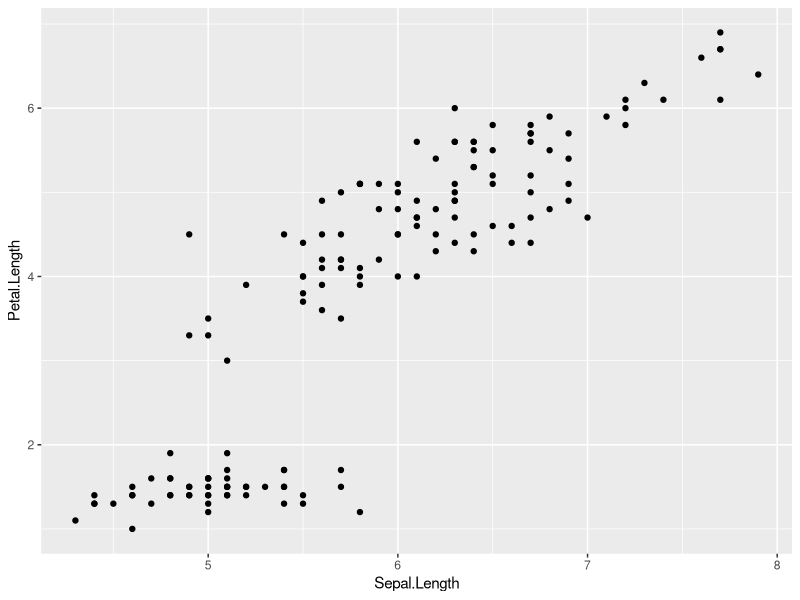
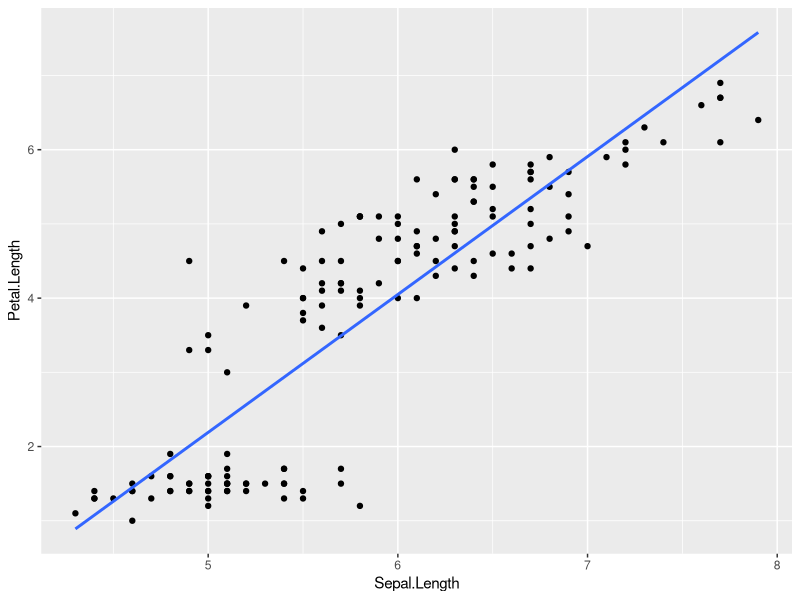
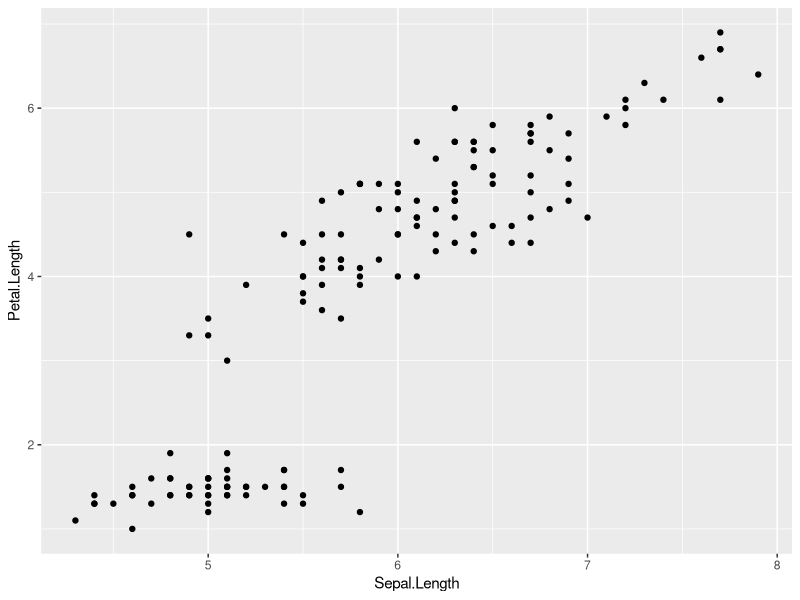
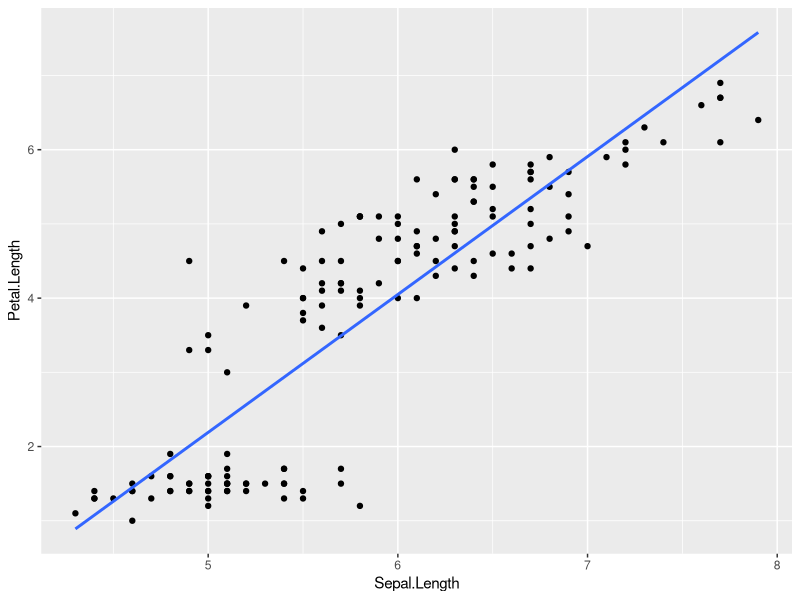
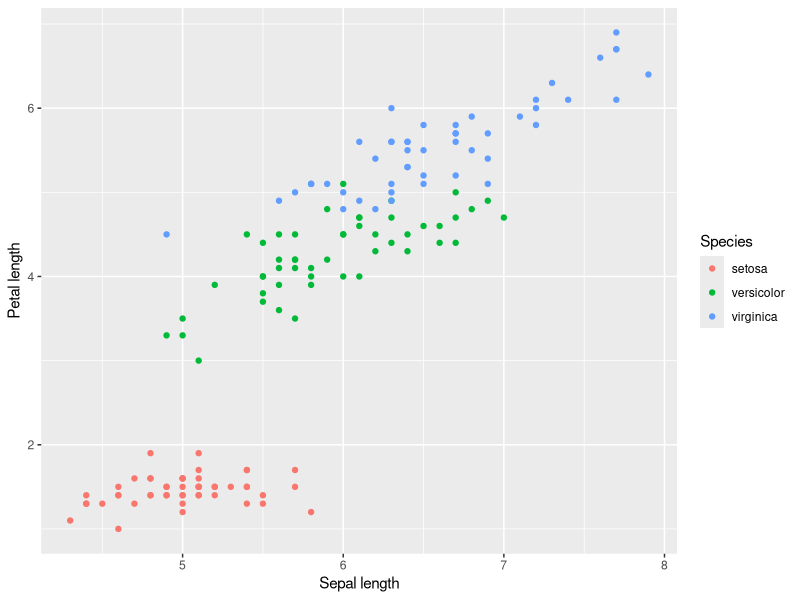
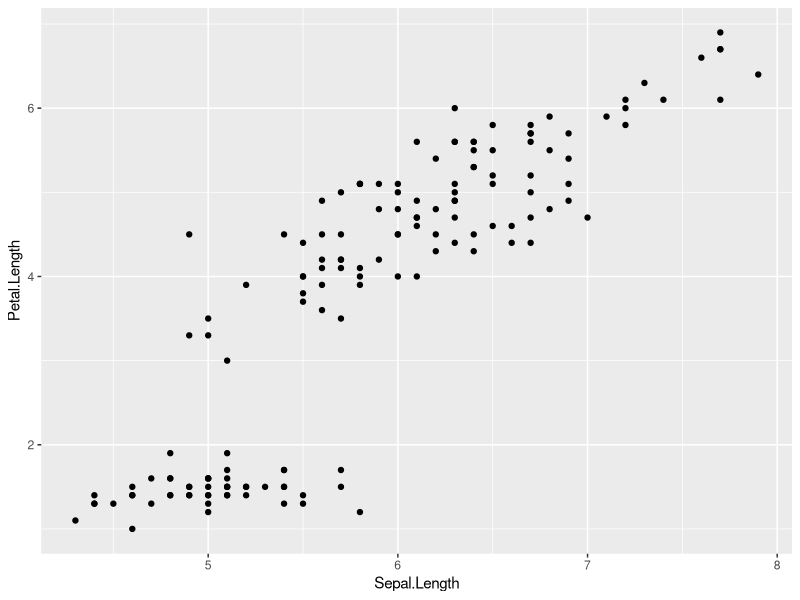
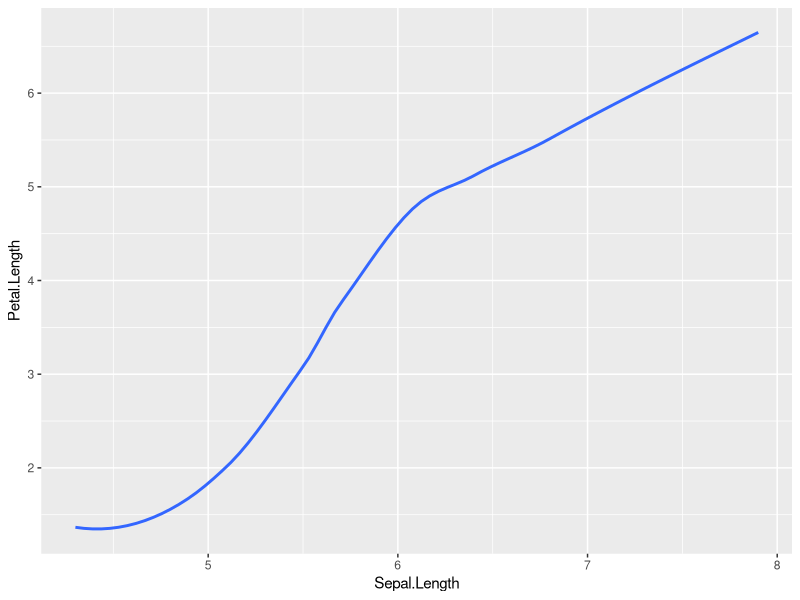
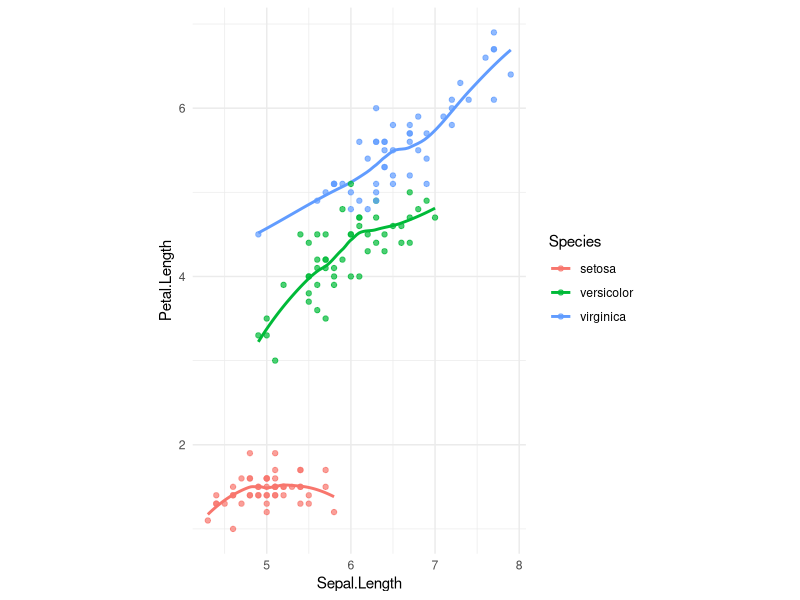

Write R code to recreate these figures, in order.
## ---- chunk 1
library(ggplot2)


# Start with raw data
p <- ggplot(iris, aes(x = Sepal.Length, y = Petal.Length))


# Add a layer: points
p + geom_point()


# Add another layer: trend line
p + geom_point() + geom_smooth(method = "lm", se = FALSE)
## ---- chunk 2
        library(ggplot2)
        p <- ggplot(iris, aes(Sepal.Length, Petal.Length)) +   # mapping object
             geom_point() +                                    # geom object
             scale_x_continuous() +                            # scale object
             coord_cartesian()                                 # coord object
        p
## ---- chunk 3
        p + geom_smooth(method = "lm", se = FALSE)  # message: add a smoothing layer
## ---- chunk 4
        ggplot(iris, aes(Sepal.Length, Petal.Length, colour = Species)) +
          geom_point() +                          # you don’t manage glyph rasterisation
          labs(x = "Sepal length", y = "Petal length")  # clear interface (API)
## ---- chunk 5
        base <- ggplot(iris, aes(Sepal.Length, Petal.Length))
        base + geom_point()              # same mapping...
        base + geom_smooth(se = FALSE)   # ...different receiver (geom) → different action
## ---- chunk 6
        ggplot(iris, aes(Sepal.Length, Petal.Length, colour = Species)) +
          stat_smooth(se = FALSE) +   # stat computes smoother
          geom_point(alpha = 0.7) +   # geom renders marks
          coord_equal() +             # coordinates cooperate
          theme_minimal()             # theme orchestrates layout
## ---- chunk 7
plot(log10(iris$Sepal.Length), iris$Petal.Length,
     xlab = "log10 Sepal Length",
     ylab = "Petal Length")
## ---- chunk 8
plot(iris$Sepal.Length, iris$Petal.Length,
     xaxt = "n",
     xlab = "Sepal Length (log10 scale)",
     ylab = "Petal Length")
axis(1, at = c(5, 6, 7),
     labels = round(log10(c(5, 6, 7)), 2))
## ---- chunk 9
# Data transform
ggplot(iris, aes(log10(Sepal.Length), Petal.Length)) +
  geom_point()

# Scale transform
ggplot(iris, aes(Sepal.Length, Petal.Length)) +
  geom_point() +
  scale_x_log10()
## ---- chunk 10
plot(iris$Sepal.Width, iris$Petal.Width, asp = 1,
     xlab = "Sepal Width", ylab = "Petal Width")
## ---- chunk 11
ggplot(iris, aes(Sepal.Width, Petal.Width)) +
  geom_point() +
  coord_equal()   # true equal aspect ratio

# Or even polar coordinates
ggplot(iris, aes(Sepal.Width, Petal.Width)) +
  geom_point() +
  coord_polar()
